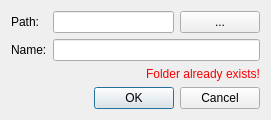
<?xml version="1.0" encoding="UTF-8"?>
<ui version="4.0">
 <class>Maditor::View::Dialogs::NewProjectDialog</class>
 <widget class="QDialog" name="Maditor::View::Dialogs::NewProjectDialog">
  <property name="geometry">
   <rect>
    <x>0</x>
    <y>0</y>
    <width>271</width>
    <height>110</height>
   </rect>
  </property>
  <property name="windowTitle">
   <string>New Project</string>
  </property>
  <layout class="QFormLayout" name="formLayout">
   <item row="0" column="1">
    <layout class="QHBoxLayout" name="horizontalLayout">
     <item>
      <widget class="QLineEdit" name="pathEdit">
       <property name="sizePolicy">
        <sizepolicy hsizetype="Expanding" vsizetype="Fixed">
         <horstretch>0</horstretch>
         <verstretch>0</verstretch>
        </sizepolicy>
       </property>
       <property name="readOnly">
        <bool>false</bool>
       </property>
      </widget>
     </item>
     <item>
      <widget class="QPushButton" name="pathButton">
       <property name="sizePolicy">
        <sizepolicy hsizetype="Preferred" vsizetype="Fixed">
         <horstretch>0</horstretch>
         <verstretch>0</verstretch>
        </sizepolicy>
       </property>
       <property name="text">
        <string>...</string>
       </property>
      </widget>
     </item>
    </layout>
   </item>
   <item row="0" column="0">
    <widget class="QLabel" name="pathLabel">
     <property name="text">
      <string>Path:</string>
     </property>
    </widget>
   </item>
   <item row="3" column="0" colspan="2">
    <widget class="QDialogButtonBox" name="buttonBox">
     <property name="orientation">
      <enum>Qt::Horizontal</enum>
     </property>
     <property name="standardButtons">
      <set>QDialogButtonBox::Cancel|QDialogButtonBox::Ok</set>
     </property>
    </widget>
   </item>
   <item row="1" column="0">
    <widget class="QLabel" name="nameLabel">
     <property name="text">
      <string>Name:</string>
     </property>
    </widget>
   </item>
   <item row="1" column="1">
    <widget class="QLineEdit" name="nameEdit"/>
   </item>
   <item row="2" column="0" colspan="2">
    <widget class="QLabel" name="folderExistsLabel">
     <property name="enabled">
      <bool>true</bool>
     </property>
     <property name="layoutDirection">
      <enum>Qt::LeftToRight</enum>
     </property>
     <property name="styleSheet">
      <string notr="true">color:red</string>
     </property>
     <property name="text">
      <string>Folder already exists!</string>
     </property>
     <property name="alignment">
      <set>Qt::AlignRight|Qt::AlignTrailing|Qt::AlignVCenter</set>
     </property>
    </widget>
   </item>
  </layout>
 </widget>
 <resources/>
 <connections>
  <connection>
   <sender>buttonBox</sender>
   <signal>accepted()</signal>
   <receiver>Maditor::View::Dialogs::NewProjectDialog</receiver>
   <slot>accept()</slot>
   <hints>
    <hint type="sourcelabel">
     <x>248</x>
     <y>254</y>
    </hint>
    <hint type="destinationlabel">
     <x>157</x>
     <y>274</y>
    </hint>
   </hints>
  </connection>
  <connection>
   <sender>buttonBox</sender>
   <signal>rejected()</signal>
   <receiver>Maditor::View::Dialogs::NewProjectDialog</receiver>
   <slot>reject()</slot>
   <hints>
    <hint type="sourcelabel">
     <x>316</x>
     <y>260</y>
    </hint>
    <hint type="destinationlabel">
     <x>286</x>
     <y>274</y>
    </hint>
   </hints>
  </connection>
 </connections>
</ui>
